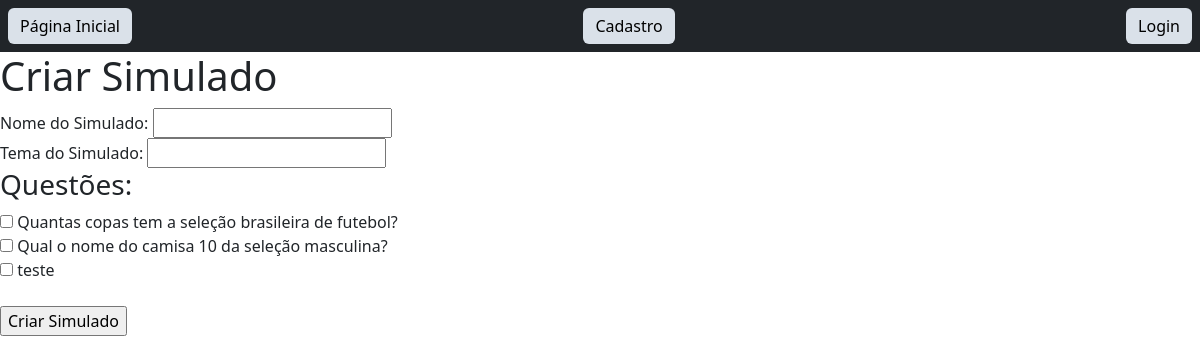
Page /criar-simulado/ on the earlier database version.
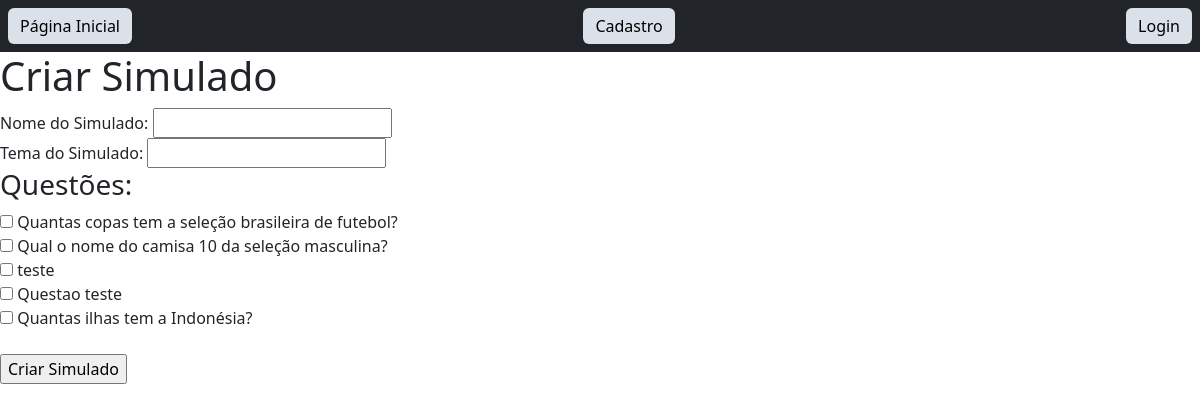
Same page on the later database version.
### simulados/models.py (models this page shows, shortened)
class Questao(models.Model):
    texto_questao = models.CharField(max_length=200)
    pontuacao = models.IntegerField(default=1)

### simulados/views.py (the view, shortened to what this page needs)
# urls.py: path('criar-simulado/', views.criar_simulado, name='criar_simulado'),
def criar_simulado(request):
    questoes = Questao.objects.all()
    return render(request, 'criar_simulado.html', {'questoes': questoes})

### simulados/templates/criar_simulado.html (shortened to what this page needs)
<!DOCTYPE html>
<html>
<head>
</head>
<body>
    {% include 'navbar.html' %}
    <h1>Criar Simulado</h1>
    <form method="post">
        <label for="nome_simulado">Nome do Simulado:</label>
        <input type="text" name="nome_simulado" id="nome_simulado" required>
        <br>
        <label for="tema_simulado">Tema do Simulado:</label>
        <input type="text" name="tema_simulado" id="tema_simulado" required>
        <br>
        <h3>Questões:</h3>
        {% for questao in questoes %}
        <label>
            <input type="checkbox" name="questoes" value="{{ questao.id }}"> {{ questao.texto_questao }}
        </label>
        <br>
        {% endfor %}
        <br>
        <input type="submit" value="Criar Simulado">
    </form>
</body>
</html>

### simulados/templates/navbar.html (shortened to what this page needs)
<head>
    <link href="https://cdn.jsdelivr.net/npm/bootstrap@5.3.1/dist/css/bootstrap.min.css" rel="stylesheet">
</head>
<nav class="navbar navbar-dark bg-dark">
    <button class="btn btn-primary mx-2" onclick="window.location.href='{% url 'listar_simulados'%}'">Página Inicial</button>
    {% if user.is_authenticated %}
    <button class="btn btn-primary mx-2" onclick="window.location.href='{% url 'criar_questao' %}'">Criar Questões</button>
    <button class="btn btn-primary mx-2" onclick="window.location.href='{% url 'criar_simulado' %}'">Criar Simulado</button>
    <button class="btn btn-primary mx-2" onclick="window.location.href='{% url 'logout' %}'">Logout</button>
    {% else %}
    <button class="btn btn-primary mx-2" onclick="window.location.href='{% url 'cadastro' %}'">Cadastro</button>
    <button class="btn btn-primary mx-2" onclick="window.location.href='{% url 'login' %}'">Login</button>
    {% endif %}
</nav>

### simulados/templates/navbar.html (style rules this page uses)
.btn-primary { background-color: rgb(218, 225, 233); color: #000000; text-decoration: black; border: none; box-shadow: none; }

Differences in the rows shown:
added Questao: texto_questao "Questao teste"
added Questao: texto_questao "Quantas ilhas tem a Indonésia?"
